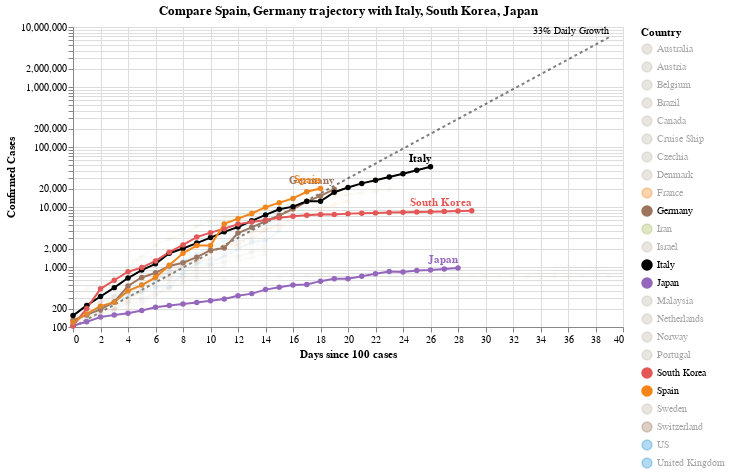

Source (notebook cell):
### Code cell
#hide_input
chart2 = make_since_chart(['Spain', 'Germany'])
chart2

### Figure 1 — Vega-Lite specification as saved in the notebook (floating-point values rounded to 4 significant figures; data arrays with more than 128 entries replaced by an {"elided": "..."} marker saying what was removed)
{"config": {"view": {"continuousWidth": 400, "continuousHeight": 300}}, "layer": [{"mark": {"type": "line", "color": "black", "opacity": 0.5, "strokeDash": [3, 3]}, "encoding": {"x": {"type": "quantitative", "field": "Days since 100 cases"}, "y": {"type": "quantitative", "field": "Confirmed Cases"}}}, {"mark": {"type": "text", "align": "right", "dy": -6, "fontSize": 10, "text": "33% Daily Growth"}, "encoding": {"x": {"type": "quantitative", "field": "Days since 100 cases"}, "y": {"type": "quantitative", "field": "Confirmed Cases"}}, "transform": [{"filter": "(datum['Days since 100 cases'] >= 39)"}]}, {"data": {"name": "data-fa91e81c67714b9af372d53130df82e8"}, "mark": {"type": "line", "point": true}, "encoding": {"color": {"type": "nominal", "field": "Country", "scale": {"domain": ["Australia", "Austria", "Belgium", "Brazil", "Canada", "Cruise Ship", "Czechia", "Denmark", "France", "Germany", "Iran", "Israel", "Italy", "Japan", "Malaysia", "Netherlands", "Norway", "Portugal", "South Korea", "Spain", "Sweden", "Switzerland", "US", "United Kingdom"], "range": ["#C1B7AD", "#C1B7AD", "#C1B7AD", "#C1B7AD", "#C1B7AD", "#C1B7AD", "#C1B7AD", "#C1B7AD", "#F58518", "#9D755D", "#A1BA59", "#C1B7AD", "black", "#9467bd", "#C1B7AD", "#C1B7AD", "#C1B7AD", "#C1B7AD", "#E45756", "#F58518", "#C1B7AD", "#9D755D", "#2495D3", "#2495D3"]}}, "opacity": {"condition": {"value": 1, "selection": "selector002"}, "value": 0.05}, "tooltip": [{"type": "nominal", "field": "Country"}, {"type": "temporal", "field": "Date"}, {"type": "quantitative", "field": "Confirmed Cases"}, {"type": "quantitative", "field": "Days since 100 cases"}], "x": {"type": "quantitative", "field": "Days since 100 cases"}, "y": {"type": "quantitative", "field": "Confirmed Cases", "scale": {"type": "log"}}}, "selection": {"selector002": {"type": "multi", "fields": ["Country"], "bind": "legend", "init": [{"Country": "Spain"}, {"Country": "Germany"}, {"Country": "Italy"}, {"Country": "South Korea"}, {"Country": "Japan"}]}}, "width": 550}, {"data": {"name": "data-fa91e81c67714b9af372d53130df82e8"}, "mark": {"type": "text", "align": "right", "dy": -8, "fontWeight": "bold"}, "encoding": {"color": {"type": "nominal", "field": "Country", "scale": {"domain": ["Australia", "Austria", "Belgium", "Brazil", "Canada", "Cruise Ship", "Czechia", "Denmark", "France", "Germany", "Iran", "Israel", "Italy", "Japan", "Malaysia", "Netherlands", "Norway", "Portugal", "South Korea", "Spain", "Sweden", "Switzerland", "US", "United Kingdom"], "range": ["#C1B7AD", "#C1B7AD", "#C1B7AD", "#C1B7AD", "#C1B7AD", "#C1B7AD", "#C1B7AD", "#C1B7AD", "#F58518", "#9D755D", "#A1BA59", "#C1B7AD", "black", "#9467bd", "#C1B7AD", "#C1B7AD", "#C1B7AD", "#C1B7AD", "#E45756", "#F58518", "#C1B7AD", "#9D755D", "#2495D3", "#2495D3"]}}, "opacity": {"condition": {"value": 1, "selection": "selector002"}, "value": 0.05}, "text": {"type": "nominal", "field": "Country"}, "tooltip": [{"type": "nominal", "field": "Country"}, {"type": "temporal", "field": "Date"}, {"type": "quantitative", "field": "Confirmed Cases"}, {"type": "quantitative", "field": "Days since 100 cases"}], "x": {"type": "quantitative", "field": "Days since 100 cases"}, "y": {"type": "quantitative", "field": "Confirmed Cases", "scale": {"type": "log"}}}, "transform": [{"filter": "(datum['Date'] >= 1584662400000)"}], "width": 550}], "data": {"name": "data-b293271c821df863cc900a85d3a9ee67"}, "title": "Compare Spain, Germany trajectory with Italy, South Korea, Japan", "$schema": "https://vega.github.io/schema/vega-lite/v4.0.2.json", "datasets": {"data-b293271c821df863cc900a85d3a9ee67": [{"Days since 100 cases": 0, "Confirmed Cases": 100.0}, {"Days since 100 cases": 1, "Confirmed Cases": 133.0}, {"Days since 100 cases": 2, "Confirmed Cases": 176.9}, {"Days since 100 cases": 3, "Confirmed Cases": 235.3}, {"Days since 100 cases": 4, "Confirmed Cases": 312.9}, {"Days since 100 cases": 5, "Confirmed Cases": 416.2}, {"Days since 100 cases": 6, "Confirmed Cases": 553.5}, {"Days since 100 cases": 7, "Confirmed Cases": 736.1}, {"Days since 100 cases": 8, "Confirmed Cases": 979.1}, {"Days since 100 cases": 9, "Confirmed Cases": 1302.0}, {"Days since 100 cases": 10, "Confirmed Cases": 1732.0}, {"Days since 100 cases": 11, "Confirmed Cases": 2303.0}, {"Days since 100 cases": 12, "Confirmed Cases": 3064.0}, {"Days since 100 cases": 13, "Confirmed Cases": 4074.0}, {"Days since 100 cases": 14, "Confirmed Cases": 5419.0}, {"Days since 100 cases": 15, "Confirmed Cases": 7207.0}, {"Days since 100 cases": 16, "Confirmed Cases": 9586.0}, {"Days since 100 cases": 17, "Confirmed Cases": 12750.0}, {"Days since 100 cases": 18, "Confirmed Cases": 16960.0}, {"Days since 100 cases": 19, "Confirmed Cases": 22550.0}, {"Days since 100 cases": 20, "Confirmed Cases": 29990.0}, {"Days since 100 cases": 21, "Confirmed Cases": 39890.0}, {"Days since 100 cases": 22, "Confirmed Cases": 53060.0}, {"Days since 100 cases": 23, "Confirmed Cases": 70560.0}, {"Days since 100 cases": 24, "Confirmed Cases": 93850.0}, {"Days since 100 cases": 25, "Confirmed Cases": 124800.0}, {"Days since 100 cases": 26, "Confirmed Cases": 166000.0}, {"Days since 100 cases": 27, "Confirmed Cases": 220800.0}, {"Days since 100 cases": 28, "Confirmed Cases": 293700.0}, {"Days since 100 cases": 29, "Confirmed Cases": 390600.0}, {"Days since 100 cases": 30, "Confirmed Cases": 519500.0}, {"Days since 100 cases": 31, "Confirmed Cases": 690900.0}, {"Days since 100 cases": 32, "Confirmed Cases": 918900.0}, {"Days since 100 cases": 33, "Confirmed Cases": 1222000.0}, {"Days since 100 cases": 34, "Confirmed Cases": 1625000.0}, {"Days since 100 cases": 35, "Confirmed Cases": 2162000.0}, {"Days since 100 cases": 36, "Confirmed Cases": 2875000.0}, {"Days since 100 cases": 37, "Confirmed Cases": 3824000.0}, {"Days since 100 cases": 38, "Confirmed Cases": 5086000.0}, {"Days since 100 cases": 39, "Confirmed Cases": 6764000.0}], "data-fa91e81c67714b9af372d53130df82e8": {"elided": "411 records"}}}
